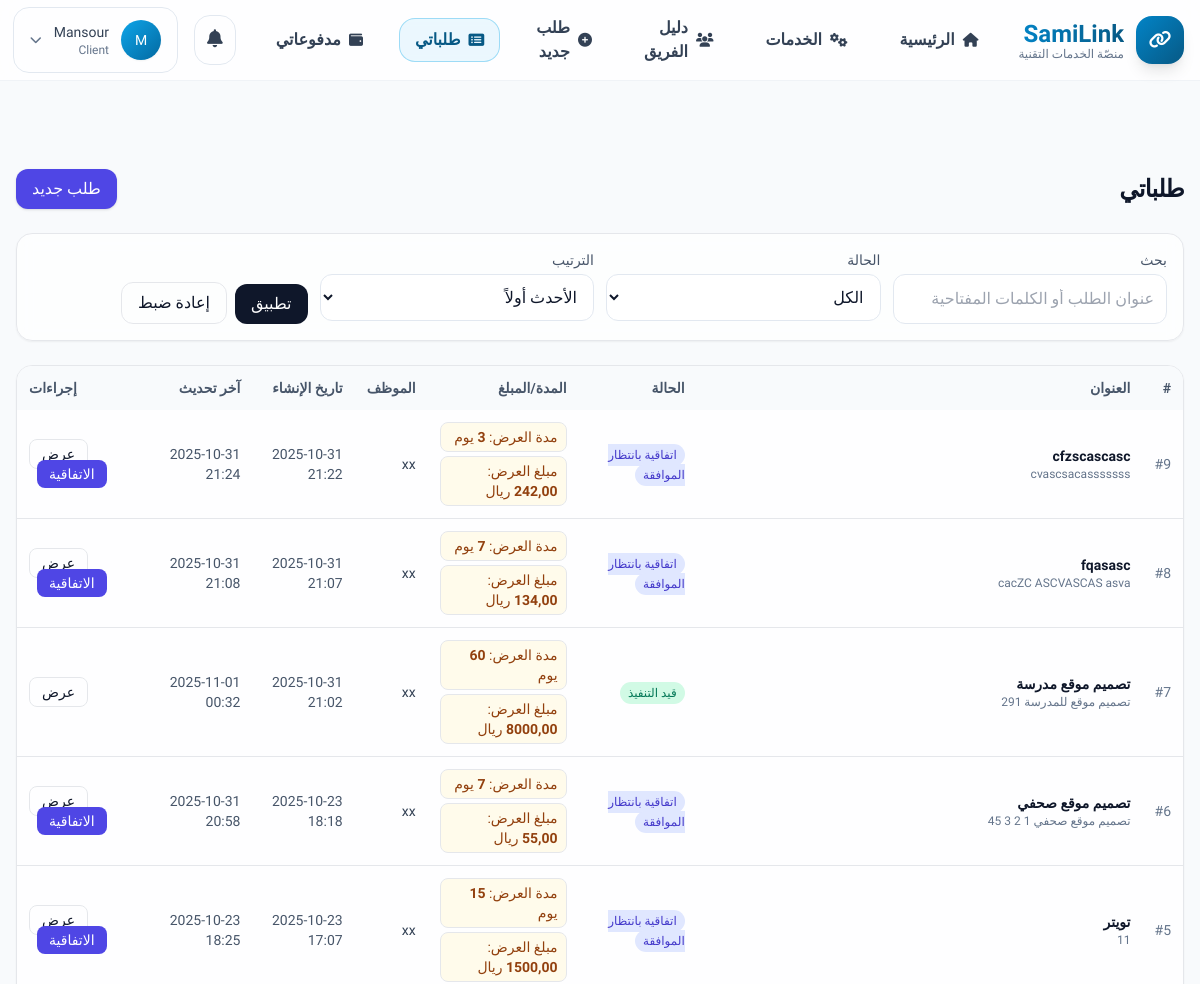
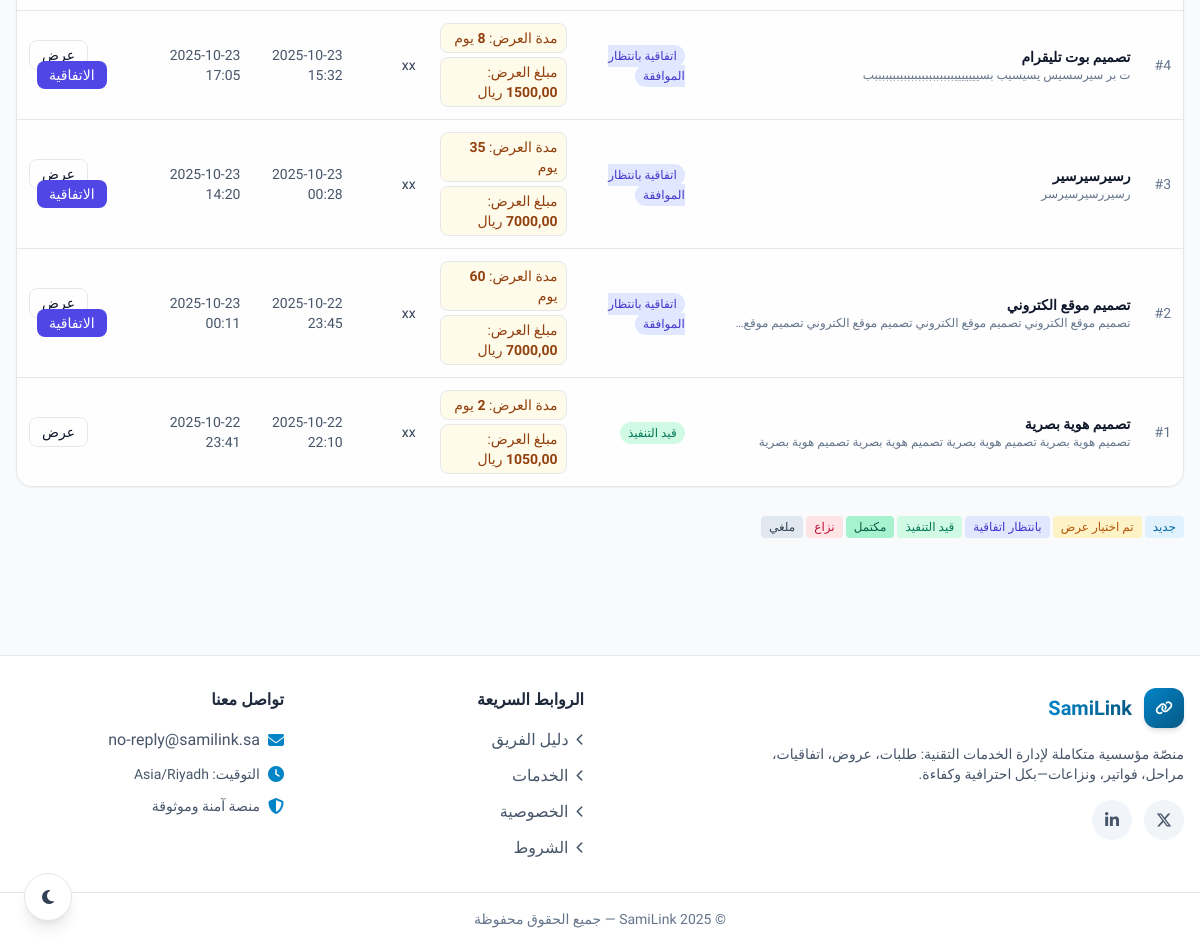
Page /marketplace/r/mine/ (signed in) on the earlier database version (2 pictures, top to bottom).
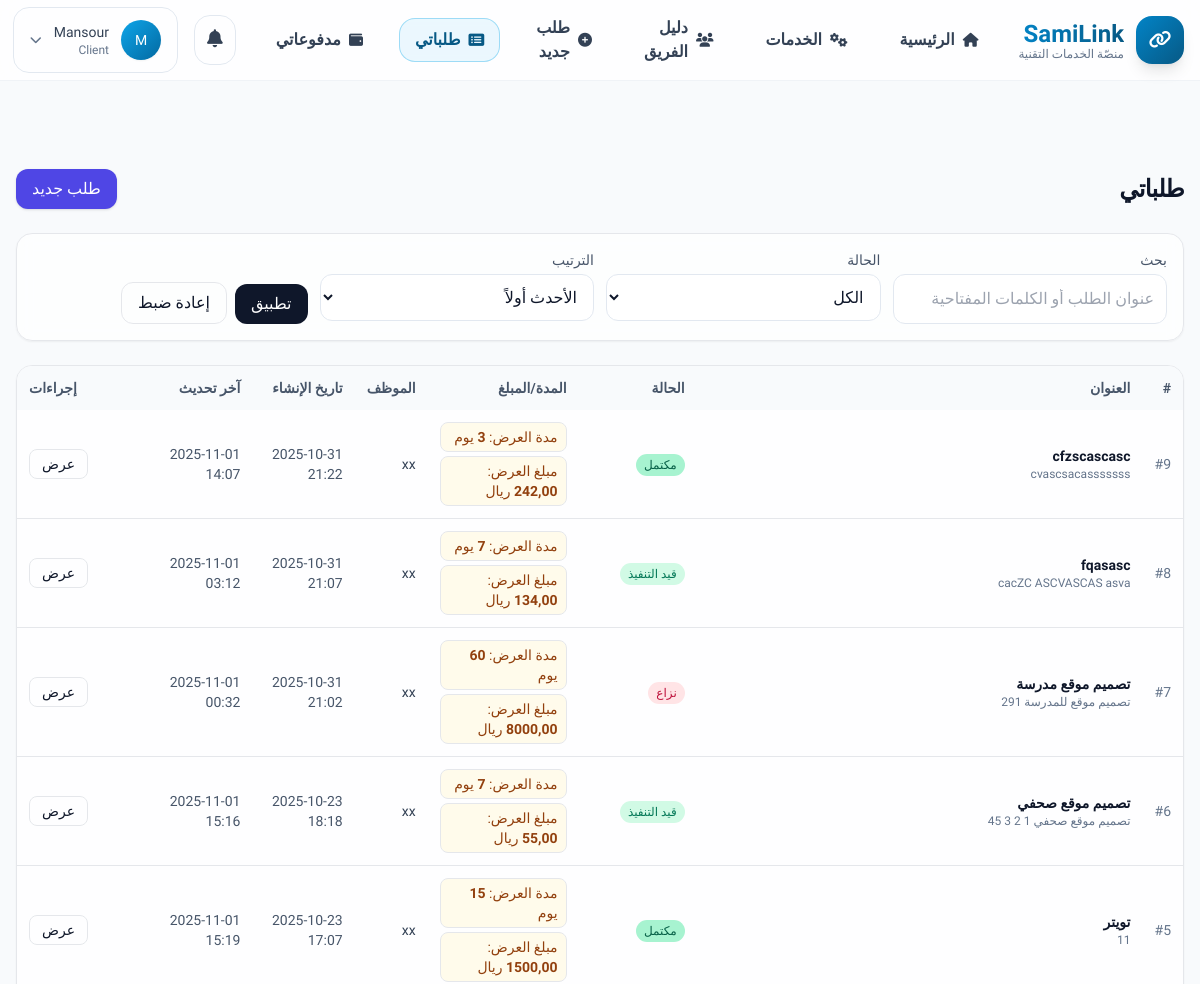
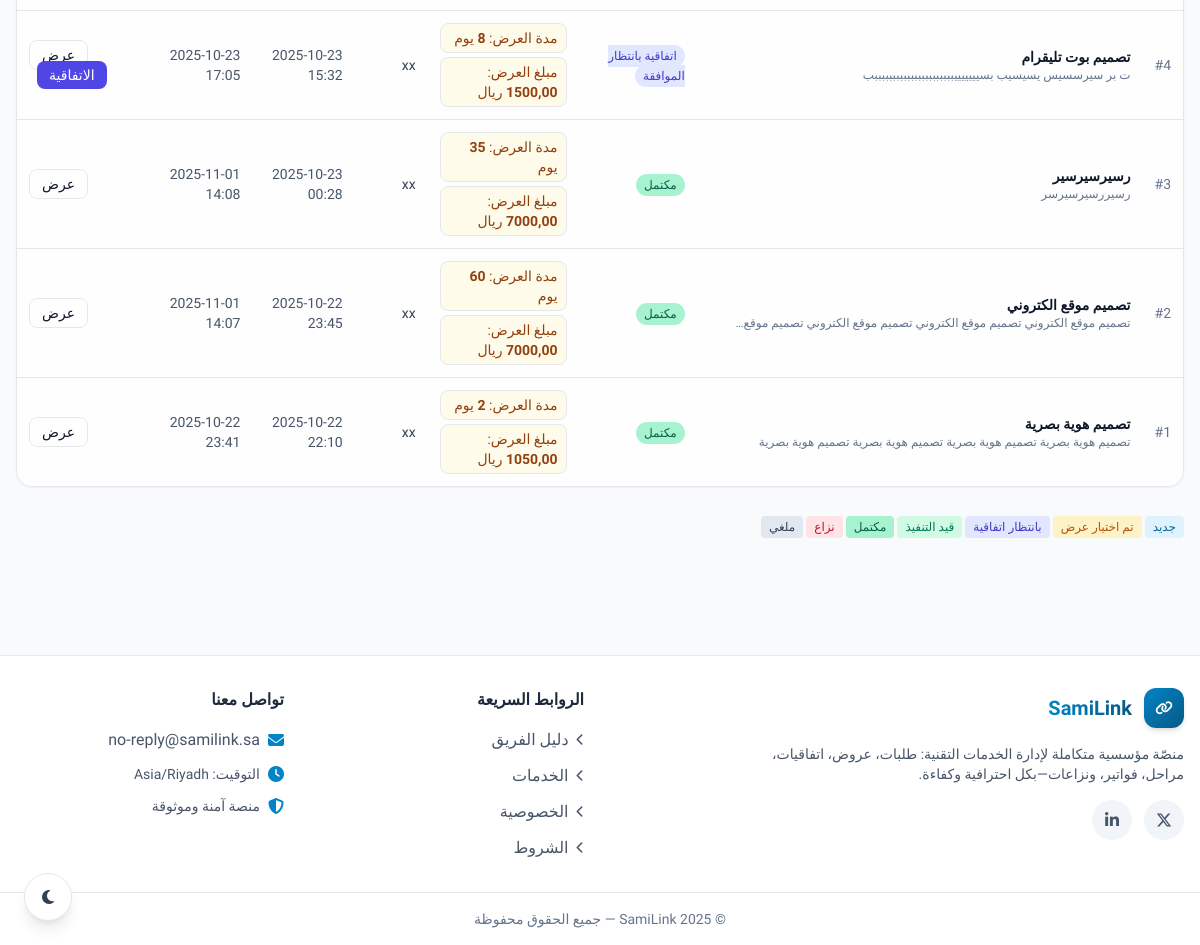
Same page on the later database version (2 pictures, top to bottom).
### marketplace/models.py (models this page shows, shortened)
class Request(models.Model):
    class Status(models.TextChoices):
        NEW = "new", "طلب جديد"
        OFFER_SELECTED = "offer_selected", "تم اختيار عرض"
        AGREEMENT_PENDING = "agreement_pending", "اتفاقية بانتظار الموافقة"
        IN_PROGRESS = "in_progress", "قيد التنفيذ"
        COMPLETED = "completed", "مكتمل"
        DISPUTED = "disputed", "نزاع"          # توحيد التسمية إلى DISPUTED للتوافق مع بقية التطبيقات
        CANCELLED = "cancelled", "ملغى"
    client = models.ForeignKey(User, on_delete=models.CASCADE, related_name="requests_as_client")
    assigned_employee = models.ForeignKey(
        User, on_delete=models.SET_NULL, related_name="requests_as_employee", null=True, blank=True
    )
    title = models.CharField("العنوان", max_length=160)
    details = models.TextField("التفاصيل", blank=True)
    estimated_duration_days = models.PositiveIntegerField("مدة تقديرية (أيام)", default=7)
    estimated_price = models.DecimalField("سعر تقريبي", max_digits=12, decimal_places=2, default=0)
    links = models.TextField("روابط مرتبطة (اختياري)", blank=True)
    status = models.CharField(max_length=32, choices=Status.choices, default=Status.NEW, db_index=True)
    has_milestones = models.BooleanField(default=False)
    has_dispute = models.BooleanField(default=False)
    offer_selected_at = models.DateTimeField("تاريخ اختيار العرض", null=True, blank=True)
    agreement_due_at = models.DateTimeField("موعد استحقاق إرسال الاتفاقية", null=True, blank=True)
    sla_agreement_overdue = models.BooleanField("تجاوز مهلة إنشاء الاتفاقية (تم التنبيه؟)", default=False)
    created_at = models.DateTimeField(auto_now_add=True)
    updated_at = models.DateTimeField(auto_now=True)
    @property
    def selected_offer(self):
        try:
            return self.offers.select_related("employee").filter(status=Offer.Status.SELECTED).first()
        except NameError:
            return self.offers.select_related("employee").filter(status="selected").first()
    class Meta:
        indexes = [
            models.Index(fields=["status", "created_at"]),
            models.Index(fields=["client"]),
            models.Index(fields=["assigned_employee"]),
            models.Index(fields=["agreement_due_at"]),
        ]
        verbose_name = "طلب"
        verbose_name_plural = "طلبات"

class Offer(models.Model):
    class Status(models.TextChoices):
        PENDING = "pending", "قيد المراجعة"
        SELECTED = "selected", "العرض المختار"
        REJECTED = "rejected", "مرفوض"
        WITHDRAWN = "withdrawn", "مسحوب"
    STATUS_CHOICES = Status.choices  # توافق مع أي كود قديم يستخدم المتغيّر
    request = models.ForeignKey("marketplace.Request", related_name="offers", on_delete=models.CASCADE)
    employee = models.ForeignKey(settings.AUTH_USER_MODEL, related_name="offers", on_delete=models.CASCADE)
    proposed_duration_days = models.PositiveIntegerField()
    proposed_price = models.DecimalField(max_digits=10, decimal_places=2)
    note = models.TextField(blank=True)
    status = models.CharField(max_length=20, choices=STATUS_CHOICES, default=Status.PENDING)
    created_at = models.DateTimeField(auto_now_add=True)
    class Meta:
        ordering = ["-created_at"]
        constraints = [
            models.UniqueConstraint(
                fields=["request"],
                condition=Q(status="selected"),
                name="uq_request_single_selected_offer",
            )
        ]

### accounts/models.py (models this page shows, shortened)
class User(AbstractBaseUser, PermissionsMixin):
    class Role(models.TextChoices):
        ADMIN = "admin", "مدير عام"
        FINANCE = "finance", "مالية"
        EMPLOYEE = "employee", "موظف"
        CLIENT = "client", "عميل"
    email = models.EmailField("البريد الإلكتروني", unique=True, db_index=True)
    phone = models.CharField(
        "الجوال",
        max_length=16,  # + ثم حتى 15 رقم
        blank=True,
        null=True,
        help_text="أدخل أي صيغة (05 أو 00966 أو 966 أو +966). سيُحفظ دوليًا تلقائيًا.",
        validators=[RegexValidator(r"^[\d\+\s\-\(\)]{3,}$", "صيغة رقم غير صالحة.")],
    )
    name = models.CharField("الاسم", max_length=150, blank=True)
    role = models.CharField("الدور", max_length=16, choices=Role.choices, default=Role.CLIENT)
    is_active = models.BooleanField(default=True)
    is_staff = models.BooleanField(default=False)
    date_joined = models.DateTimeField(default=timezone.now)
    objects = UserManager()
    USERNAME_FIELD = "email"
    REQUIRED_FIELDS: list[str] = []
    class Meta:
        verbose_name = "مستخدم"
        verbose_name_plural = "مستخدمون"
        indexes = [
            models.Index(fields=["role"]),
            models.Index(fields=["email"]),
            models.Index(fields=["phone"]),
        ]
        constraints = [
            models.UniqueConstraint(
                Lower("email"), name="uniq_user_email_ci"
            ),
        ]
    def __str__(self):
        return self.name or self.email

### marketplace/views.py (the view)
# urls.py: path("r/mine/", views.MyRequestsListView.as_view(), name="my_requests"),
class MyRequestsListView(LoginRequiredMixin, ClientOnlyMixin, ListView):
    template_name = "marketplace/my_requests.html"
    context_object_name = "requests"
    paginate_by = 10
    def get_queryset(self):
        return (
            Request.objects
            .filter(client=self.request.user)
            .select_related("client", "assigned_employee")
            .order_by("-created_at")
        )

### marketplace/views.py (called while the page is built)
    def test_func(self):
        u = self.request.user
        return u.is_authenticated and getattr(u, "role", None) == "client"

### templates/marketplace/my_requests.html (shortened to what the changed rows need)
{% extends "base.html" %}
{% block content %}
<section class="py-8 max-w-7xl mx-auto rtl" dir="rtl">
  <div class="mb-6 flex items-center justify-between gap-3 flex-wrap">
    <h1 class="text-2xl font-extrabold tracking-tight">طلباتي</h1>
  </div>
  {% if requests %}
    <div class="hidden md:block rounded-2xl border bg-white/80 backdrop-blur shadow-sm overflow-hidden">
      <table class="w-full text-sm">
        <thead class="bg-slate-50 text-slate-600">
          <tr>
            <th class="p-3 text-right">#</th>
            <th class="p-3 text-right">العنوان</th>
            <th class="p-3 text-right">الحالة</th>
            <th class="p-3 text-right">المدة/المبلغ</th>
            <th class="p-3 text-right">الموظف</th>
            <th class="p-3 text-right">تاريخ الإنشاء</th>
            <th class="p-3 text-right">آخر تحديث</th>
            <th class="p-3 text-left">إجراءات</th>
          </tr>
        </thead>
        <tbody class="divide-y">
          {% for r in requests %}
            <tr class="hover:bg-slate-50">
              <td class="p-3 text-slate-500">#{{ r.pk }}</td>
              <td class="p-3">
                <div class="font-semibold">{{ r.title }}</div>
                {% if r.details %}
                  <div class="text-slate-500 text-xs line-clamp-1">{{ r.details }}</div>
                {% endif %}
              </td>
              <td class="p-3">
                <span class="px-2 py-1 rounded-xl text-xs
                             {% if r.status == 'new' %}bg-sky-100 text-sky-700
                             {% elif r.status == 'offer_selected' %}bg-amber-100 text-amber-700
                             {% elif r.status == 'agreement_pending' %}bg-indigo-100 text-indigo-700
                             {% elif r.status == 'in_progress' %}bg-emerald-100 text-emerald-700
                             {% elif r.status == 'completed' %}bg-emerald-200 text-emerald-800
                             {% elif r.status == 'disputed' %}bg-rose-100 text-rose-700
                             {% elif r.status == 'cancelled' %}bg-slate-200 text-slate-700
                             {% else %}bg-slate-100 text-slate-700{% endif %}">
                  {{ r.get_status_display|default:r.status }}
                </span>
              </td>
              <td class="p-3">
                {% if r.selected_offer %}
                  <div class="flex flex-col gap-1">
                    <span class="px-2 py-1 rounded-lg border bg-amber-50 text-amber-800 inline-block">
                      مدة العرض: <b>{{ r.selected_offer.proposed_duration_days }}</b> يوم
                    </span>
                    <span class="px-2 py-1 rounded-lg border bg-amber-50 text-amber-800 inline-block">
                      مبلغ العرض: <b>{{ r.selected_offer.proposed_price }}</b> ريال
                    </span>
                  </div>
                {% endif %}
              </td>
              <td class="p-3 text-slate-700">
                {% if r.assigned_to %}
                  {{ r.assigned_to }}
                {% elif r.selected_offer %}
                  {{ r.selected_offer.employee }}
                {% else %}
                  —
                {% endif %}
              </td>
              <td class="p-3 text-slate-600">{{ r.created_at|date:"Y-m-d H:i" }}</td>
              <td class="p-3 text-slate-600">
                {% if r.updated_at %}{{ r.updated_at|date:"Y-m-d H:i" }}{% else %}—{% endif %}
              </td>
              <td class="p-3 text-left">
                <a href="{% url 'marketplace:request_detail' r.pk %}"
                   class="px-3 py-1.5 rounded-lg border hover:bg-slate-50">عرض</a>
                {% if r.status == 'offer_selected' or r.status == 'agreement_pending' %}
                  <a href="{% url 'agreements:open_by_request' r.id %}"
                     class="ml-2 px-3 py-1.5 rounded-lg bg-indigo-600 text-white hover:bg-indigo-700">
                    الاتفاقية
                  </a>
                {% endif %}
              </td>
            </tr>
          {% endfor %}
        </tbody>
      </table>
    </div>
  {% endif %}
</section>
{% endblock %}

Differences in the rows shown:
changed Request "cfzscascasc": status "اتفاقية بانتظار الموافقة" → "مكتمل"; updated_at "2025-10-31 21:24" → "2025-11-01 14:07"; no longer shows "الاتفاقية"
changed Request "fqasasc": status "اتفاقية بانتظار الموافقة" → "قيد التنفيذ"; updated_at "2025-10-31 21:08" → "2025-11-01 03:12"; no longer shows "الاتفاقية"
changed Request "تصميم موقع مدرسة": status "قيد التنفيذ" → "نزاع"
changed Request "تصميم موقع صحفي": status "اتفاقية بانتظار الموافقة" → "قيد التنفيذ"; updated_at "2025-10-31 20:58" → "2025-11-01 15:16"; no longer shows "الاتفاقية"
changed Request "تويتر": status "اتفاقية بانتظار الموافقة" → "مكتمل"; updated_at "2025-10-23 18:25" → "2025-11-01 15:19"; no longer shows "الاتفاقية"
changed Request "رسيرسيرسير": status "اتفاقية بانتظار الموافقة" → "مكتمل"; updated_at "2025-10-23 14:20" → "2025-11-01 14:08"; no longer shows "الاتفاقية"
changed Request "تصميم موقع الكتروني": status "اتفاقية بانتظار الموافقة" → "مكتمل"; updated_at "2025-10-23 00:11" → "2025-11-01 14:07"; no longer shows "الاتفاقية"
changed Request "تصميم هوية بصرية": status "قيد التنفيذ" → "مكتمل"
